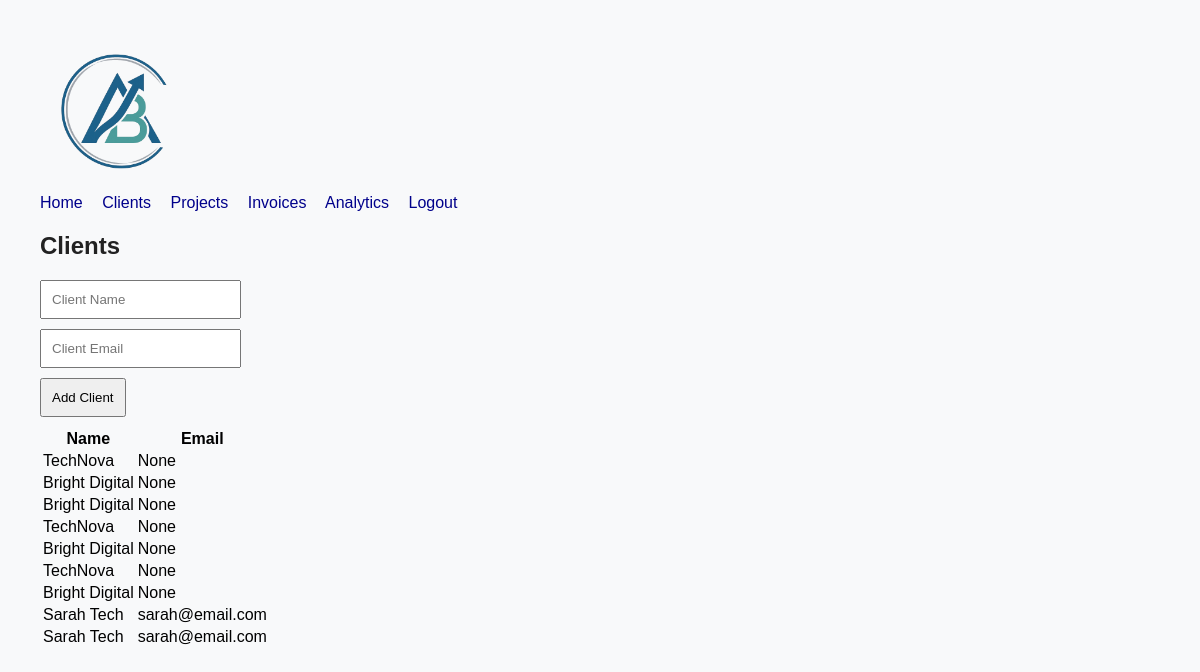
The page /clients (signed in) on the database its author committed.
### tables this page shows
CREATE TABLE clients (
id INTEGER PRIMARY KEY AUTOINCREMENT,
name TEXT NOT NULL
, email TEXT);

### app.py (the view, shortened to what this page needs)
@app.route("/clients", methods=["GET", "POST"])
@login_required
def clients():
    clients = db.execute("SELECT * FROM clients")
    return render_template("clients.html", clients=clients)

### app.py (called while the page is built)
def login_required(f):
    @wraps(f)
    def decorated_function(*args, **kwargs):
        if session.get("user_id") is None:
            return redirect("/login")
        return f(*args, **kwargs)
    return decorated_function

### templates/clients.html
{% extends "layout.html" %} {% block body %}
<div class="container mt-4">
  <h2>Clients</h2>
  <form action="/clients" method="post" class="mb-4">
    <div class="mb-3">
      <input
        type="text"
        name="name"
        class="form-control"
        placeholder="Client Name"
        required
      />
    </div>
    <div class="mb-3">
      <input
        type="email"
        name="email"
        class="form-control"
        placeholder="Client Email"
      />
    </div>
    <button class="btn btn-primary" type="submit">Add Client</button>
  </form>
  <table class="table table-bordered">
    <thead>
      <tr>
        <th>Name</th>
        <th>Email</th>
      </tr>
    </thead>
    <tbody>
      {% for client in clients %}
      <tr>
        <td>{{ client.name }}</td>
        <td>{{ client.email }}</td>
      </tr>
      {% endfor %}
    </tbody>
  </table>
</div>
{% endblock %}

### templates/layout.html (shortened to what this page needs)
<!doctype html>
<html>
  <head>
    <link
      rel="stylesheet"
      href="{{ url_for('static', filename='styles.css') }}"
    />
  </head>
  <body>
    <nav>
      <a href="/">
        <img
          src="{{ url_for('static', filename='aritbiz_logo.png') }}"
          alt="AritBiz Logo"
          width="150"
        />
      </a>
    </nav>
    <nav>
      <a href="/">Home</a>
      <a href="/clients">Clients</a>
      <a href="/projects">Projects</a>
      <a href="/invoices">Invoices</a>
      <a href="/analytics">Analytics</a>
      {% if session.user_id %}
      <a href="/logout">Logout</a>
      {% else %}
      <a href="/login">Login</a>
      {% endif %}
    </nav>
    <main>{% block body %}{% endblock %}</main>
  </body>
</html>

### static/styles.css (style rules this page uses)
body { font-family: Arial; margin: 40px; background: #f8f9fa; }
nav a { margin-right: 15px; text-decoration: none; color: darkblue; }
h1, h2 { color: #222; }
input, button { display: block; margin: 10px 0; padding: 10px; }

### rows shown on the page
clients: name "TechNova", email "None"
clients: name "Bright Digital", email "None"
clients: name "Bright Digital", email "None"
clients: name "TechNova", email "None"
clients: name "Bright Digital", email "None"
clients: name "TechNova", email "None"
clients: name "Bright Digital", email "None"
clients: name "Sarah Tech", email "sarah@email.com"
clients: name "Sarah Tech", email "sarah@email.com"
